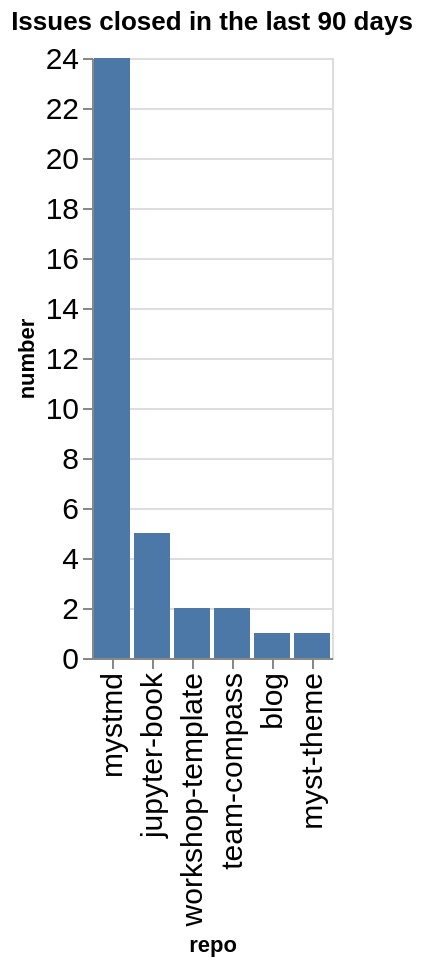

The notebook cell this image was saved under:
### Code cell
closed_counts = closed.groupby(['org', 'repo']).count()['number'].reset_index()
closed_counts['org/repo'] = closed_counts.apply(lambda a: a['org'] + '/' + a['repo'], axis=1)
sorted_vals = closed_counts.sort_values(['number'], ascending=False)['repo'].values
alt.Chart(data=closed_counts, title=f"Issues closed in the last {n_days} days").mark_bar().encode(
    x=alt.X('repo', sort=alt.Sort(sorted_vals.tolist())),
    y='number',
)

### Figure 1 — Vega-Lite specification as saved in the notebook (floating-point values rounded to 4 significant figures)
{"config": {"axisLeft": {"labelFontSize": 15}, "axisBottom": {"labelFontSize": 15}}, "data": {"name": "data-a8ac72425d875fd3b899c8cd3704633c"}, "mark": {"type": "bar"}, "encoding": {"x": {"field": "repo", "sort": ["mystmd", "jupyter-book", "workshop-template", "team-compass", "blog", "myst-theme"], "type": "nominal"}, "y": {"field": "number", "type": "quantitative"}}, "title": "Issues closed in the last 90 days", "$schema": "https://vega.github.io/schema/vega-lite/v5.20.1.json", "datasets": {"data-a8ac72425d875fd3b899c8cd3704633c": [{"org": "jupyter-book", "repo": "blog", "number": 1, "org/repo": "jupyter-book/blog"}, {"org": "jupyter-book", "repo": "jupyter-book", "number": 5, "org/repo": "jupyter-book/jupyter-book"}, {"org": "jupyter-book", "repo": "myst-theme", "number": 1, "org/repo": "jupyter-book/myst-theme"}, {"org": "jupyter-book", "repo": "mystmd", "number": 24, "org/repo": "jupyter-book/mystmd"}, {"org": "jupyter-book", "repo": "team-compass", "number": 2, "org/repo": "jupyter-book/team-compass"}, {"org": "jupyter-book", "repo": "workshop-template", "number": 2, "org/repo": "jupyter-book/workshop-template"}]}}
